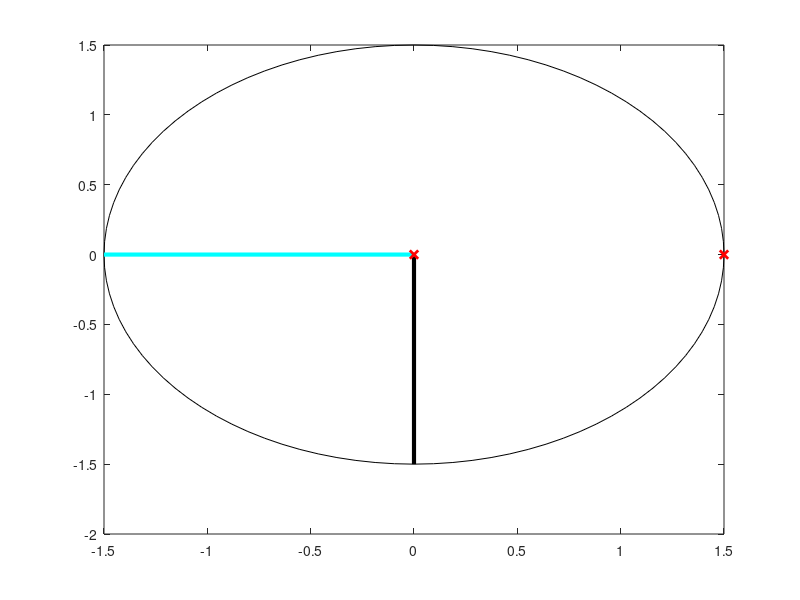

The MATLAB source for this figure: (Note: this script raises an error after producing the figure.)
% Created by Rahul Mallik (02/15/2022)
% Base code :  Chapman machines book : pp 246 ELECTRIC MACHINERY FUNDAMENTALS 
% Teaching material for EE 458, 533
% Subplot 1 : Plots the three phase currents in the three coils, a, b and c
% Subplot 2 : rotating magnetic field.
% a phase current, fluxes are in black, b in red and c in blue
% 
close all
bmax = 1; % No rmalize bmax t o 1 
freq = 60; % 60 Hz 
w = 2*pi*freq; % a n g ular ve l oc ity (rad/ s ) 
% Firs t , generate the three component magnetic fi e l ds 
t = 0:1/6000:1/60; 
E_a = sin(w*t).*(cos(0)+j*sin(0));
E_b = sin(w*t - 2*pi/3)*(cos(2*pi /3) + j*sin(2*pi /3)) ; 
E_c = sin(w*t +2*pi/3)*(cos(-2*pi /3) + j*sin(- 2*pi /3)) ; 

E_net = E_a + E_b + E_c;

Baa = -cos(w*t).*(cos(0)+j*sin(0));
Bbb = -cos(w*t - 2*pi/3)*(cos(2*pi /3) + j*sin(2*pi /3)) ; 
Bcc = -cos(w*t +2*pi/3)*(cos(-2*pi /3) + j*sin(- 2*pi /3)) ; 
% Ca l c ulate Bnet 
Bnet = Baa + Bbb + Bcc; 

circle = 1.5 * (cos(w*t ) + j*sin(w*t ) ) ; 
%Plo t the magnitude and d irection of the r esulting magne ti c field



for ii= 1:length (t ) 
%plot the three phase currents
plot(circle, 'k' ) ; 
hold on
%!l; Plo t the f o ur magneti c fi e l ds 
plot( [ 0 real(E_net(ii)) ] , [ 0 imag(E_net(ii)) ] , 'k', 'LineWidth' ,3); 
plot( [0 real(Bnet(ii)) ] , [ 0 imag(Bnet(ii)) ] ,'c' ,'LineWidth',3 ) ; 
plot( [0 real(circle(ii)) ] , [ 0 imag(circle(ii)) ] ,'rx' ,'LineWidth',2 ) ; 
line([2,0],[0,0],Color = 'black',LineStyle = '--')
legend('Locus of the EMF/Flux','Back-Emf','Flux due to magnet','angle, \theta_e measured between perp-a and d axis','reference = perp-a')
axis square; 
axis( [- 2 2 -2 2 ] ) ; 

drawnow; 
pause(0.5);
hold off 
end 

